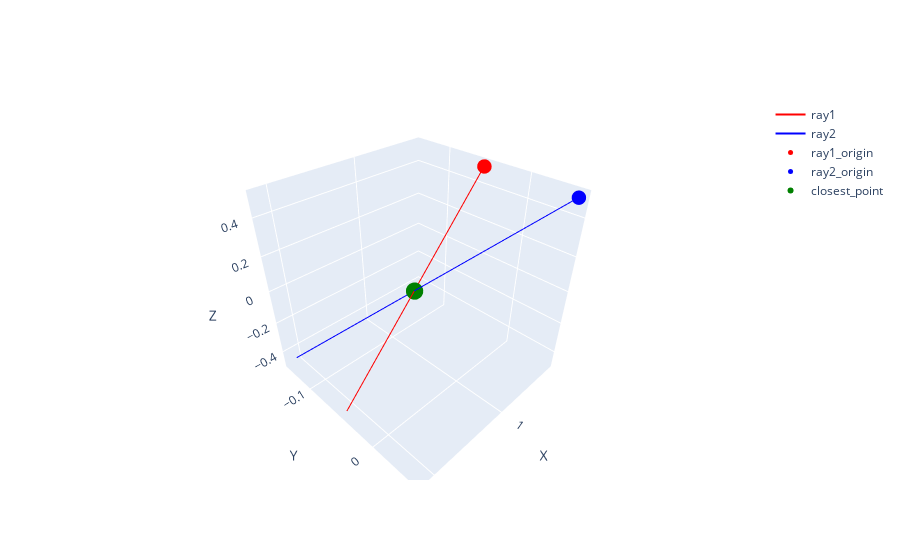

Notebook cell for this chart:
### Code cell
img_data1 = data[data["img"] == np.random.choice(img_indices)]
img_data2 = data[data["img"] == np.random.choice(img_indices)]

closest_points = {}
for idx1, detection1 in img_data1.iterrows():
    ray_o1 = detection1["ray_origin"]
    ray_d1 = detection1["ray_direction"]

    for idx2, detection2 in img_data2[["ray_origin", "ray_direction"]].iterrows():
        ray_o2 = detection2["ray_origin"]
        ray_d2 = detection2["ray_direction"]

        closest_point, distance = closest_point_between_rays(
            np.array(ray_o1),
            np.array(ray_d1),
            np.array(ray_o2),
            np.array(ray_d2),
        )
        closest_points[(idx1, idx2)] = (closest_point, distance)

plot_two_rays_with_closest(ray_o1, ray_d1, ray_o2, ray_d2, closest_point)
closest_point

### Figure 1 — Plotly figure (JSON) as saved in the notebook; plotly's stock layout.template omitted (floating-point values rounded to 4 significant figures)
{"data": [{"line": {"color": "red"}, "mode": "lines", "name": "ray1", "type": "scatter3d", "x": [0.9132, 1.114], "y": [-0.04968, -0.04551], "z": [0.5, -0.4797]}, {"line": {"color": "blue"}, "mode": "lines", "name": "ray2", "type": "scatter3d", "x": [0.9151, 1.108], "y": [0.05285, -0.1403], "z": [0.5, -0.462]}, {"marker": {"color": "red", "size": 5}, "mode": "markers", "name": "ray1_origin", "type": "scatter3d", "x": [0.9132], "y": [-0.04968], "z": [0.5]}, {"marker": {"color": "blue", "size": 5}, "mode": "markers", "name": "ray2_origin", "type": "scatter3d", "x": [0.9151], "y": [0.05285], "z": [0.5]}, {"marker": {"color": "green", "size": 6}, "mode": "markers", "name": "closest_point", "type": "scatter3d", "x": [1.015], "y": [-0.04755], "z": [1.11e-16]}], "layout": {"scene": {"xaxis": {"title": {"text": "X"}}, "yaxis": {"title": {"text": "Y"}}, "zaxis": {"title": {"text": "Z"}}}}}
